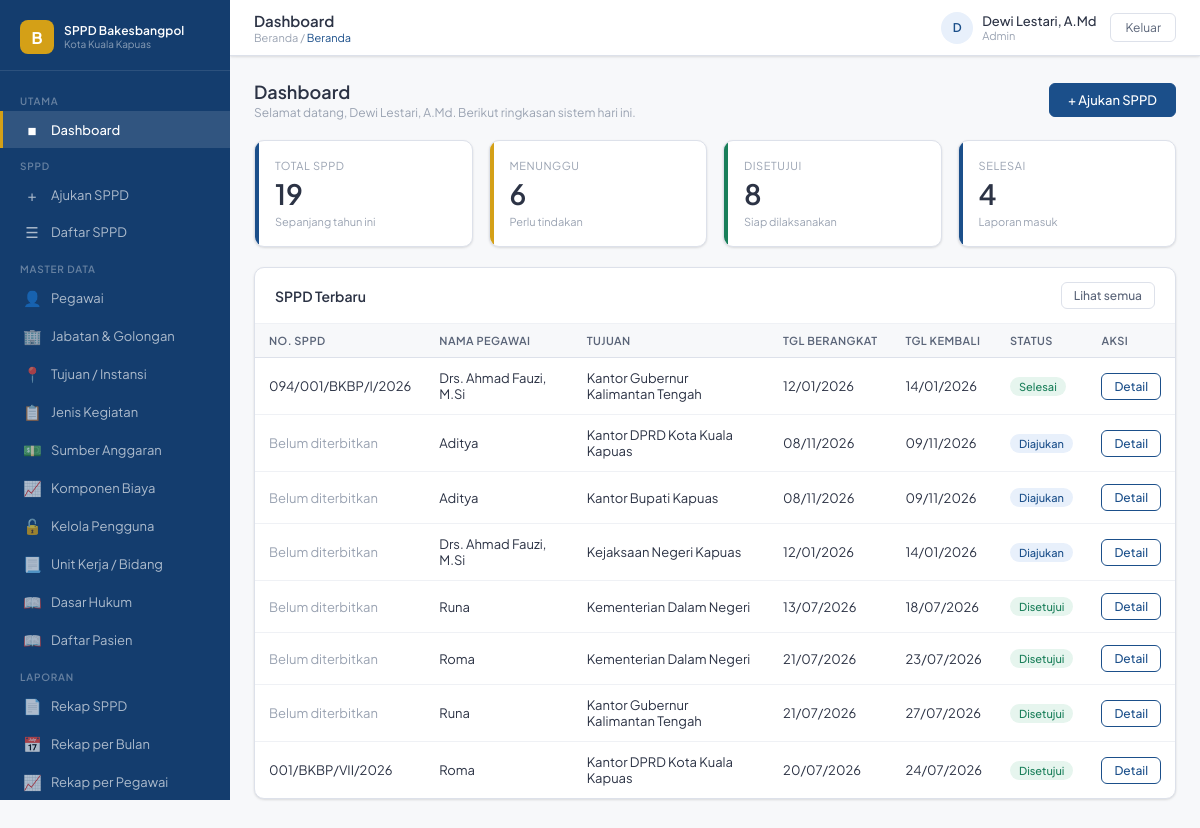
Page /pages/dashboard/ (signed in) on the committed database.
### tables this page shows
CREATE TABLE `tb_sppd` (
  `id_sppd` int(11) NOT NULL,
  `no_sppd` varchar(50) DEFAULT NULL,
  `id_pengaju` int(11) NOT NULL,
  `id_kegiatan` int(11) NOT NULL,
  `id_tujuan` int(11) NOT NULL,
  `id_anggaran` int(11) NOT NULL,
  `keperluan` text NOT NULL,
  `tgl_berangkat` date NOT NULL,
  `tgl_kembali` date NOT NULL,
  `kendaraan` varchar(50) DEFAULT NULL,
  `transportasi_nama` varchar(100) DEFAULT NULL,
  `transportasi_no_tiket` varchar(50) DEFAULT NULL,
  `transportasi_biaya` decimal(15,0) DEFAULT NULL,
  `status` enum('draf','diajukan','diverifikasi','disetujui','ditolak','selesai') NOT NULL DEFAULT 'draf',
  `catatan_tolak` text DEFAULT NULL,
  `tgl_pengajuan` datetime DEFAULT NULL,
  `tgl_persetujuan` datetime DEFAULT NULL,
  `id_pimpinan` int(11) DEFAULT NULL
);

CREATE TABLE `tb_pegawai` (
  `id_pegawai` int(11) NOT NULL,
  `nip` varchar(30) NOT NULL,
  `nama_lengkap` varchar(100) NOT NULL,
  `id_jabatan` int(11) NOT NULL,
  `tempat_lahir` varchar(50) DEFAULT NULL,
  `tanggal_lahir` date DEFAULT NULL,
  `jenis_kelamin` enum('L','P') NOT NULL DEFAULT 'L',
  `unit_kerja` varchar(100) DEFAULT NULL,
  `no_hp` varchar(20) DEFAULT NULL,
  `email` varchar(100) DEFAULT NULL,
  `foto` varchar(255) DEFAULT NULL,
  `status` enum('aktif','nonaktif') NOT NULL DEFAULT 'aktif',
  `jenis_pegawai` enum('PNS','PPPK','Kontrak','Honorer','Tenaga Ahli') DEFAULT 'PNS'
);

CREATE TABLE `tb_tujuan` (
  `id_tujuan` int(11) NOT NULL,
  `nama_instansi` varchar(150) NOT NULL,
  `alamat` text DEFAULT NULL,
  `kota` varchar(80) NOT NULL,
  `provinsi` varchar(80) NOT NULL DEFAULT '',
  `zona` enum('lokal','luar_kota','luar_provinsi') NOT NULL DEFAULT 'lokal'
);

### pages/dashboard/index.php (the view, shortened to what this page needs)
<?php
$halaman   = 'Dashboard';
$sub_judul = 'Beranda';
$aktif     = 'dashboard';
require_once '../../config/koneksi.php';
require_once '../../includes/header.php';
$role = $_SESSION['role'];
$total_sppd   = $conn->query("SELECT COUNT(*) c FROM tb_sppd")->fetch_assoc()['c'];
$menunggu     = $conn->query("SELECT COUNT(*) c FROM tb_sppd WHERE status IN ('diajukan','diverifikasi')")->fetch_assoc()['c'];
$disetujui    = $conn->query("SELECT COUNT(*) c FROM tb_sppd WHERE status='disetujui'")->fetch_assoc()['c'];
$selesai      = $conn->query("SELECT COUNT(*) c FROM tb_sppd WHERE status='selesai'")->fetch_assoc()['c'];
$q_recent = "SELECT s.id_sppd, s.no_sppd, p.nama_lengkap, t.nama_instansi,
                     s.tgl_berangkat, s.tgl_kembali, s.status, s.tgl_pengajuan
             FROM tb_sppd s
             JOIN tb_pegawai p ON s.id_pengaju = p.id_pegawai
             JOIN tb_tujuan  t ON s.id_tujuan  = t.id_tujuan";
$q_recent .= " ORDER BY s.tgl_pengajuan DESC LIMIT 8";
$recent = $conn->query($q_recent);
$status_badge = [
  'draf'        => ['gray',  'Draf'],
  'diajukan'    => ['blue',  'Diajukan'],
  'diverifikasi'=> ['amber', 'Diverifikasi'],
  'disetujui'   => ['green', 'Disetujui'],
  'ditolak'     => ['red',   'Ditolak'],
  'selesai'     => ['green', 'Selesai'],
];
?>
<div class="page-head">
  <div>
    <h2>Dashboard</h2>
    <p>Selamat datang, <?= htmlspecialchars($_SESSION['nama']) ?>. Berikut ringkasan sistem hari ini.</p>
  </div>
  <?php if ($role !== 'pimpinan'): ?>
  <a href="/sppd/pages/sppd/ajukan.php" class="btn btn-primary">+ Ajukan SPPD</a>
  <?php endif; ?>
</div>
<div class="stats-grid">
  <div class="stat-card">
    <div class="stat-label">Total SPPD</div>
    <div class="stat-value"><?= $total_sppd ?></div>
    <div class="stat-sub">Sepanjang tahun ini</div>
  </div>
  <div class="stat-card amber">
    <div class="stat-label">Menunggu</div>
    <div class="stat-value"><?= $menunggu ?></div>
    <div class="stat-sub">Perlu tindakan</div>
  </div>
  <div class="stat-card green">
    <div class="stat-label">Disetujui</div>
    <div class="stat-value"><?= $disetujui ?></div>
    <div class="stat-sub">Siap dilaksanakan</div>
  </div>
  <div class="stat-card">
    <div class="stat-label">Selesai</div>
    <div class="stat-value"><?= $selesai ?></div>
    <div class="stat-sub">Laporan masuk</div>
  </div>
</div>
<div class="card">
  <div class="card-header">
    <div class="card-title">SPPD Terbaru</div>
    <a href="/sppd/pages/sppd/daftar.php" class="btn btn-secondary btn-sm">Lihat semua</a>
  </div>
  <div class="table-wrap">
    <table>
      <thead>
        <tr>
          <th>No. SPPD</th>
          <th>Nama Pegawai</th>
          <th>Tujuan</th>
          <th>Tgl Berangkat</th>
          <th>Tgl Kembali</th>
          <th>Status</th>
          <th>Aksi</th>
        </tr>
      </thead>
      <tbody>
        <?php while ($row = $recent->fetch_assoc()):
          [$bc, $bl] = $status_badge[$row['status']] ?? ['gray','—'];
        ?>
        <tr>
          <td><?= $row['no_sppd'] ? htmlspecialchars($row['no_sppd']) : '<span style="color:var(--gray-400)">Belum diterbitkan</span>' ?></td>
          <td><?= htmlspecialchars($row['nama_lengkap']) ?></td>
          <td><?= htmlspecialchars($row['nama_instansi']) ?></td>
          <td><?= date('d/m/Y', strtotime($row['tgl_berangkat'])) ?></td>
          <td><?= date('d/m/Y', strtotime($row['tgl_kembali'])) ?></td>
          <td><span class="badge badge-<?= $bc ?>"><?= $bl ?></span></td>
          <td>
            <a href="/sppd/pages/sppd/detail.php?id=<?= $row['id_sppd'] ?>" class="btn btn-outline btn-sm">Detail</a>
          </td>
        </tr>
        <?php endwhile; ?>
      </tbody>
    </table>
  </div>
</div>
<?php require_once '../../includes/footer.php'; ?>

### includes/header.php (shortened to what this page needs)
<?php
$role      = $_SESSION['role']      ?? '';
$nama      = $_SESSION['nama']      ?? 'Pengguna';
$inisial   = strtoupper(substr($nama, 0, 1));
$halaman   = $halaman   ?? 'Dashboard';
$sub_judul = $sub_judul ?? '';
$aktif     = $aktif     ?? '';
?>
<!DOCTYPE html>
<html lang="id">
<head>
  <link rel="stylesheet" href="../../assets/css/style.css">
</head>
<body>
<aside class="sidebar">
  <div class="sidebar-logo">
    <div class="logo-wrap">
      <div class="logo-icon">B</div>
      <div class="logo-text">
        <div class="logo-title">SPPD Bakesbangpol</div>
        <div class="logo-sub">Kota Kuala Kapuas</div>
      </div>
    </div>
  </div>
  <nav class="sidebar-menu">
    <div class="menu-section">Utama</div>
    <a class="menu-item <?= $aktif==='dashboard' ? 'active':'' ?>" href="/sppd/pages/dashboard/">
      <span class="mi-icon">&#9632;</span> Dashboard
    </a>
    <?php if ($role === 'pegawai' || $role === 'admin'): ?>
    <div class="menu-section">SPPD</div>
    <a class="menu-item <?= $aktif==='sppd_ajukan' ? 'active':'' ?>" href="/sppd/pages/sppd/ajukan.php">
      <span class="mi-icon">&#43;</span> Ajukan SPPD
    </a>
    <a class="menu-item <?= $aktif==='sppd_list' ? 'active':'' ?>" href="/sppd/pages/sppd/daftar.php">
      <span class="mi-icon">&#9776;</span> Daftar SPPD
    </a>
    <?php endif; ?>
    <?php if ($role === 'admin'): ?>
    <div class="menu-section">Master Data</div>
    <a class="menu-item <?= $aktif==='m_pegawai' ? 'active':'' ?>" href="/sppd/pages/master/pegawai.php">
      <span class="mi-icon">&#128100;</span> Pegawai
    </a>
    <a class="menu-item <?= $aktif==='m_jabatan' ? 'active':'' ?>" href="/sppd/pages/master/jabatan.php">
      <span class="mi-icon">&#127970;</span> Jabatan & Golongan
    </a>
    <a class="menu-item <?= $aktif==='m_tujuan' ? 'active':'' ?>" href="/sppd/pages/master/tujuan.php">
      <span class="mi-icon">&#128205;</span> Tujuan / Instansi
    </a>
    <a class="menu-item <?= $aktif==='m_kegiatan' ? 'active':'' ?>" href="/sppd/pages/master/kegiatan.php">
      <span class="mi-icon">&#128203;</span> Jenis Kegiatan
    </a>
    <a class="menu-item <?= $aktif==='m_anggaran' ? 'active':'' ?>" href="/sppd/pages/master/anggaran.php">
      <span class="mi-icon">&#128181;</span> Sumber Anggaran
    </a>
    <a class="menu-item <?= $aktif==='m_biaya' ? 'active':'' ?>" href="/sppd/pages/master/komponen_biaya.php">
      <span class="mi-icon">&#128200;</span> Komponen Biaya
    </a>
    <a class="menu-item <?= $aktif==='m_pengguna' ? 'active':'' ?>" href="/sppd/pages/master/pengguna.php">
      <span class="mi-icon">&#128275;</span> Kelola Pengguna
    </a>
    <a class="menu-item <?= $aktif==='m_unit_kerja' ? 'active':'' ?>" href="/sppd/pages/master/unit_kerja.php">
      <span class="mi-icon">&#128195;</span> Unit Kerja / Bidang
    </a>
    <a class="menu-item <?= $aktif==='m_dasar_hukum' ? 'active':'' ?>" href="/sppd/pages/master/dasar_hukum.php">
      <span class="mi-icon">&#128214;</span> Dasar Hukum
    </a>
    <a class="menu-item <?= $aktif==='m_pasien' ? 'active':'' ?>" href="/sppd/pages/master/pasien.php">
      <span class="mi-icon">&#128214;</span> Daftar Pasien
    </a>
    <?php endif; ?>
    <?php if ($role !== 'pegawai'): ?>
    <div class="menu-section">Laporan</div>
    <a class="menu-item <?= $aktif==='lap_rekap' ? 'active':'' ?>" href="/sppd/pages/laporan/rekap_sppd.php">
      <span class="mi-icon">&#128196;</span> Rekap SPPD
    </a>
    <a class="menu-item <?= $aktif==='lap_bulan' ? 'active':'' ?>" href="/sppd/pages/laporan/rekap_bulan.php">
      <span class="mi-icon">&#128197;</span> Rekap per Bulan
    </a>
    <a class="menu-item <?= $aktif==='lap_pegawai' ? 'active':'' ?>" href="/sppd/pages/laporan/rekap_pegawai.php">
      <span class="mi-icon">&#128200;</span> Rekap per Pegawai
    </a>
    <?php endif; ?>
  </nav>
</aside>
<div class="topbar">
  <div class="topbar-left">
    <div class="page-title"><?= htmlspecialchars($halaman) ?></div>
    <?php if ($sub_judul): ?>
    <div class="breadcrumb">Beranda / <span><?= htmlspecialchars($sub_judul) ?></span></div>
    <?php endif; ?>
  </div>
  <div class="topbar-right">
    <div class="user-info">
      <div class="user-avatar"><?= $inisial ?></div>
      <div>
        <div class="user-name"><?= htmlspecialchars($nama) ?></div>
        <div class="user-role"><?= ucfirst($role) ?></div>
      </div>
    </div>
    <a href="/sppd/pages/auth/logout.php" class="btn-logout">Keluar</a>
  </div>
</div>
<div class="main">
  <div class="content">

### includes/footer.php
  </div>
</div>
</body>
</html>

### rows in the picture
tb_sppd: no_sppd "094/001/BKBP/I/2026", id_pengaju.nama_lengkap "Drs. Ahmad Fauzi, M.Si", id_tujuan.nama_instansi "Kantor Gubernur Kalimantan Tengah", tgl_berangkat "12/01/2026", tgl_kembali "14/01/2026", bl "Selesai"
tb_sppd: shows "Belum diterbitkan", id_pengaju.nama_lengkap "Aditya", id_tujuan.nama_instansi "Kantor DPRD Kota Kuala Kapuas", tgl_berangkat "08/11/2026", tgl_kembali "09/11/2026", bl "Diajukan"
tb_sppd: shows "Belum diterbitkan", id_pengaju.nama_lengkap "Aditya", id_tujuan.nama_instansi "Kantor Bupati Kapuas", tgl_berangkat "08/11/2026", tgl_kembali "09/11/2026", bl "Diajukan"
tb_sppd: shows "Belum diterbitkan", id_pengaju.nama_lengkap "Drs. Ahmad Fauzi, M.Si", id_tujuan.nama_instansi "Kejaksaan Negeri Kapuas", tgl_berangkat "12/01/2026", tgl_kembali "14/01/2026", bl "Diajukan"
tb_sppd: shows "Belum diterbitkan", id_pengaju.nama_lengkap "Runa", id_tujuan.nama_instansi "Kementerian Dalam Negeri", tgl_berangkat "13/07/2026", tgl_kembali "18/07/2026", bl "Disetujui"
tb_sppd: shows "Belum diterbitkan", id_pengaju.nama_lengkap "Roma", id_tujuan.nama_instansi "Kementerian Dalam Negeri", tgl_berangkat "21/07/2026", tgl_kembali "23/07/2026", bl "Disetujui"
tb_sppd: shows "Belum diterbitkan", id_pengaju.nama_lengkap "Runa", id_tujuan.nama_instansi "Kantor Gubernur Kalimantan Tengah", tgl_berangkat "21/07/2026", tgl_kembali "27/07/2026", bl "Disetujui"
tb_sppd: no_sppd "001/BKBP/VII/2026", id_pengaju.nama_lengkap "Roma", id_tujuan.nama_instansi "Kantor DPRD Kota Kuala Kapuas", tgl_berangkat "20/07/2026", tgl_kembali "24/07/2026", bl "Disetujui"

### other values in the picture
$halaman "Dashboard"
$sub_judul "Beranda"
$inisial "D"
$nama "Dewi Lestari, A.Md"
$role "Admin"
$_SESSION['nama'] "Dewi Lestari, A.Md"
$total_sppd "19"
$menunggu "6"
$disetujui "8"
$selesai "4"
